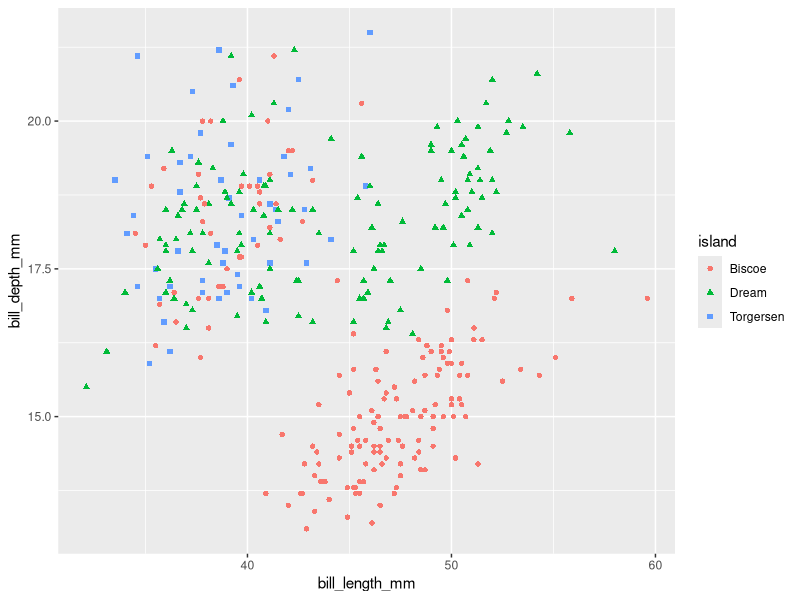
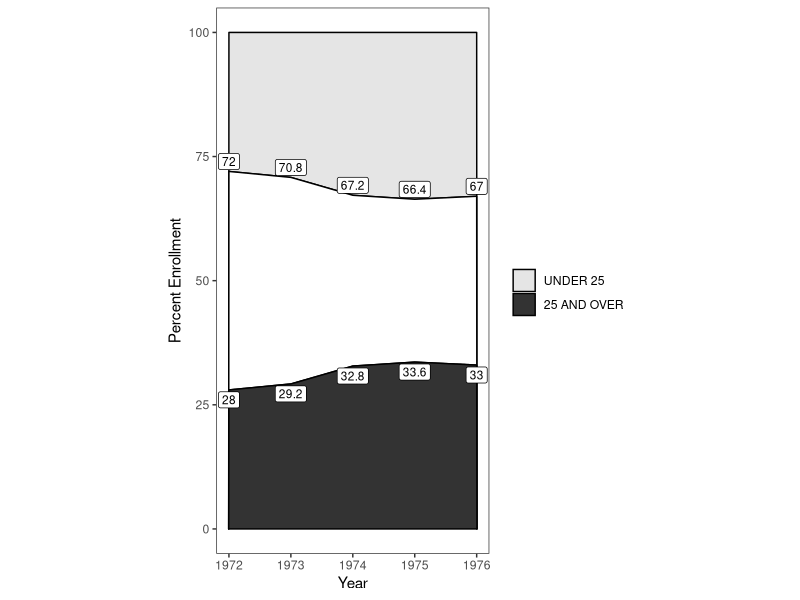
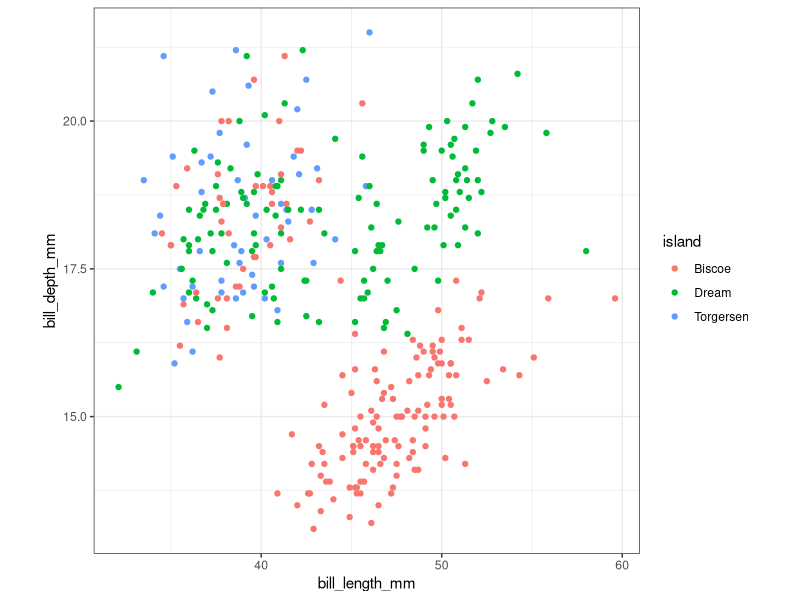
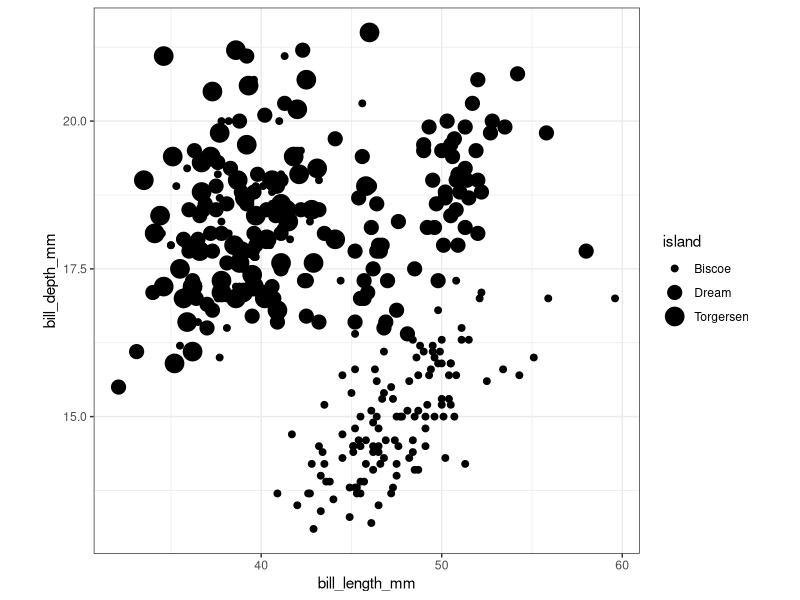
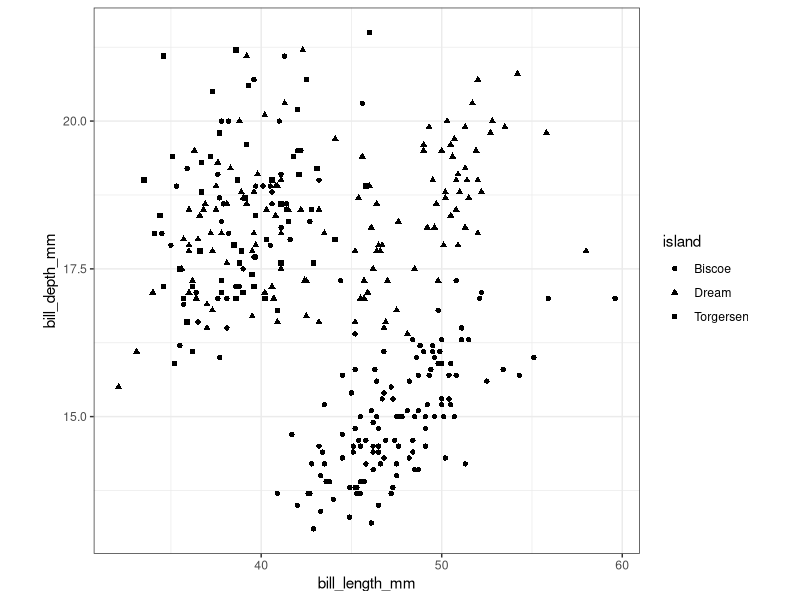
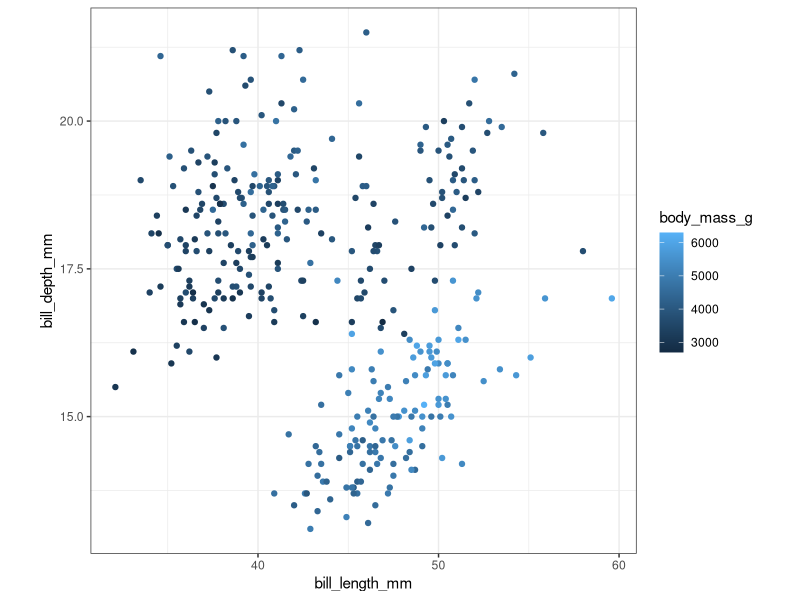
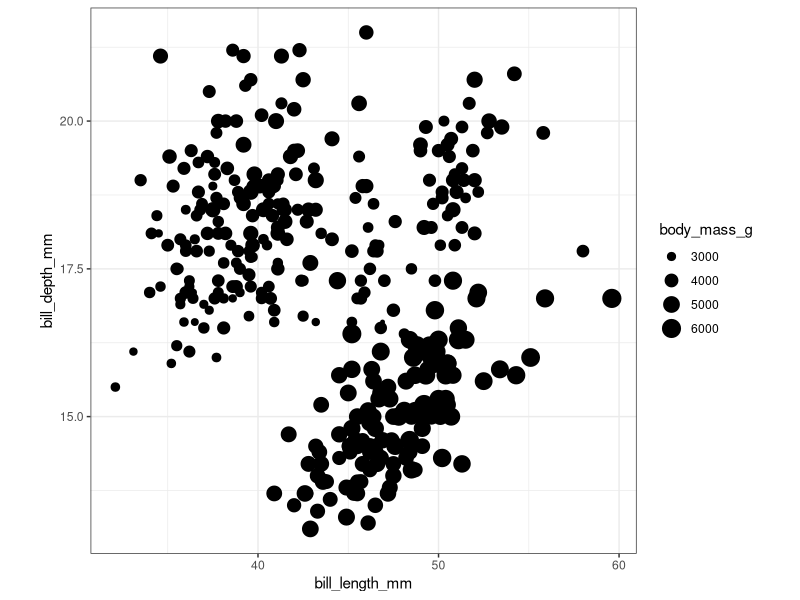
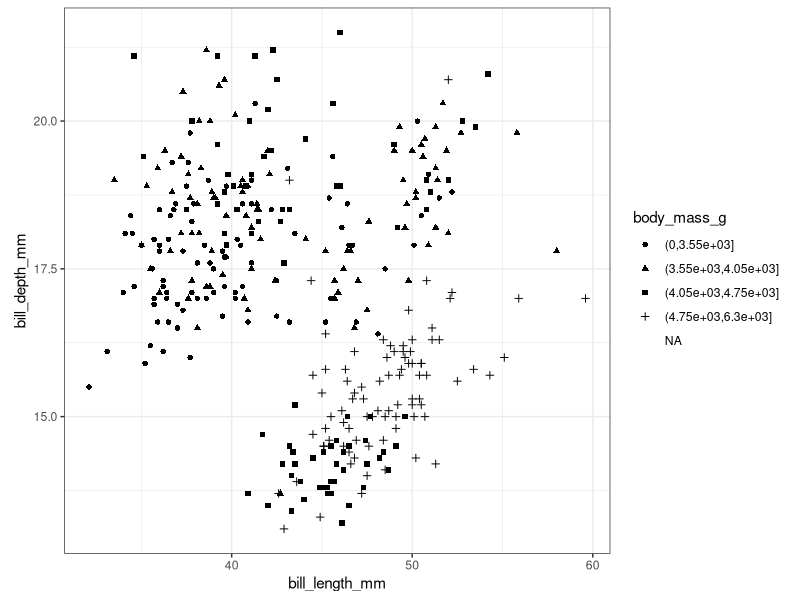

These charts were generated, in order, by the following R code: (Note: this script raises an error after producing the figures.)
## ---- chunk 1
library(tidyverse)
## ---- chunk 2
#| label: fig-quick-plot
#| fig-cap: "Example of a graphic created using the grammar of graphics."
#| echo: true
#| eval: true


library(tidyverse)
library(palmerpenguins)
ggplot(penguins, mapping = aes(x = bill_length_mm, 
                               y = bill_depth_mm, 
                               color = island, 
                               shape = island)) + 
  geom_point()
## ---- chunk 3
#| eval: true

# Use Tufte's worst chart, 2D equivalent, and an actually good representation.
year <- 1972:1976
under25 <- c(72, 70.8, 67.2, 66.4, 67.0)
over25 <- 100-under25
middle <- under25 - over25
under25plot <- 100 - (middle + over25)
label <- factor(c('25 AND OVER', 'middle', 'UNDER 25'), levels = c('25 AND OVER', 'middle', 'UNDER 25'), ordered = T)
response <- c(over25, middle, under25plot)

data.frame(year = rep(year, times = 3), label = rep(label, each = 5), response) %>% 
  # mutate(label = factor(label, levels = c('25 AND OVER', 'middle', 'UNDER 25'), ordered = T)) %>% 
ggplot(mapping = aes(x = year, y = response)) + 
  geom_area(mapping = aes(fill = forcats::fct_rev(label)), 
            color = 'black',
            outline.type = 'full') + 
  scale_fill_manual(values = c('25 AND OVER' = 'grey20',
                               'middle' = NULL,
                               'UNDER 25' = 'grey90'),
                    na.value = 'white') + 
  annotate("label", x = year, y = over25-2, label = over25, size = 3) + 
  annotate("label", x = year, y = under25+2, label = under25, size = 3) + 
  labs(x = 'Year', y = 'Percent Enrollment', fill = '') + 
  theme_bw() +
  theme(panel.grid = element_blank(),
        aspect.ratio = 2)
## ---- chunk 4
#| label: fig-gestalt
#| layout-ncol: 3
#| fig-cap: "Examples of color, size, and shape for scatterplots of the penguins dataset [@penguins]."
#| fig-subcap: 
#|   - "Color mapped to categorical variable."
#|   - "Size mapped to categorical variable."
#|   - "Shape mapped to categorical variable."
#|   - "Color mapped to continuous variable."
#|   - "Size mapped to continuous variable."
#|   - "Shape mapped to continuous variable."


theme_set(theme_bw())
library(palmerpenguins)
penguins %>% 
  ggplot(mapping = aes(x = bill_length_mm, y = bill_depth_mm, color = island)) + 
  geom_point() + 
  theme(aspect.ratio = 1)

penguins %>% 
  ggplot(mapping = aes(x = bill_length_mm, y = bill_depth_mm, size = island)) + 
  geom_point() + 
  theme(aspect.ratio = 1)

penguins %>% 
  ggplot(mapping = aes(x = bill_length_mm, y = bill_depth_mm, shape = island)) + 
  geom_point() + 
  theme(aspect.ratio = 1)

penguins %>% 
  ggplot(mapping = aes(x = bill_length_mm, y = bill_depth_mm, color = body_mass_g)) + 
  geom_point() + 
  theme(aspect.ratio = 1)

penguins %>% 
  ggplot(mapping = aes(x = bill_length_mm, y = bill_depth_mm, size = body_mass_g)) + 
  geom_point() + 
  theme(aspect.ratio = 1)

penguins %>% 
  mutate(body_mass_g = cut(body_mass_g, breaks = c(0, 3550, 4050, 4750, 6300))) %>% 
  ggplot(mapping = aes(x = bill_length_mm, y = bill_depth_mm, shape = body_mass_g)) + 
  geom_point() + 
  theme(aspect.ratio = 1) 
## ---- chunk 5
#| label: fig-heatmap2d
#| fig-cap: "Heat maps created from with data from (XXX). The 2D heat map represents the percentage of high school graduates using a gradient color scale, whereas the 3D heat map uses height."
#| fig-subcap:
#| - "2D heat map"
#| - "3D heat map"
#| layout-nrow: 2


expand_grid(status = factor(c('High', 'Middle', 'Low'), ordered = T, levels = c('High', 'Middle', 'Low')),
            ability = factor(c('High', 'Middle', 'Low'), ordered = T, levels = c('Low', 'Middle', 'High'))) %>% 
  mutate(percent = c(81.2, 56.8, 31.4,
                     56.3, 31.8, 14.1,
                     47.2, 19.8, 8.7)) %>% 
  ggplot(mapping = aes(x = status, y = ability,
                       fill = percent)) + 
  geom_tile() + 
  geom_label(aes(label = glue::glue('{percent}%')),
             size = 3) + 
  labs(x = 'Socioeconomic status', y = 'Ability level', 
       fill = 'Participants as a percent\nof high school graduates', 
       title = 'Participation in Postsecondary Education of the\nHigh School Class of 1972: Fall 1974',
       subtitle = 'White') + 
  scale_y_discrete() +
  scale_fill_gradient(low = 'grey90', high = 'forestgreen', limits = c(0, 100), breaks = c(0,20,40,60,80,100)) + 
  theme(plot.title = element_text(hjust = 0.5),
        plot.subtitle = element_text(hjust = 0.5),
        aspect.ratio = 1)

knitr::include_graphics('images/heatmap3d.png')
## ---- chunk 6
#| label: fig-ratios
#| fig-cap: "Ratios used by several studies"
#| layout-ncol: 2
#| fig-subcap:
#| - "C&M"
#| - "Croxton"
#| - "Zacks 1"
#| - "Zacks 3"

# Graph showing the ratios used by C&M
library(tidyverse)
cm.ratio <- (c(17.8, 26.1, 38.3, 46.4, 56.2, 68.1, 82.5)/100)
croxton1932.ratio <- c(2, 12.5, 16.67, 25, 33.33, 50, 66.67, 70, 90)/100
zacks1 <- c(20, 40, 60, 80, 100)/100
zacks3 <- seq(1, 99, by = 7)/100

ggplot(mapping = aes(x = 1:length(cm.ratio), y = cm.ratio)) + 
  geom_col() + 
  geom_text(aes(label = cm.ratio, y = cm.ratio + 0.05)) + 
  labs(title = "C&M 1984") + 
  theme(aspect.ratio = 1/2)

ggplot(mapping = aes(x = 1:length(croxton1932.ratio), y = croxton1932.ratio)) + 
  geom_col() + 
  geom_text(aes(label = croxton1932.ratio, y = croxton1932.ratio + 0.05)) + 
  labs(title = "Croxton 1932") + 
  theme(aspect.ratio = 1/2)

ggplot(mapping = aes(x = 1:length(zacks1), y = zacks1)) + 
  geom_col() + 
  geom_text(aes(label = zacks1, y = zacks1 + 0.05)) + 
  labs(title = "Zacks Experiment 1") + 
  theme(aspect.ratio = 1/2)

ggplot(mapping = aes(x = 1:length(zacks3), y = zacks3)) + 
  geom_col() + 
  geom_text(aes(label = zacks3, y = zacks3 + 0.05)) + 
  labs(title = "Zacks Experiment 3") + 
  theme(aspect.ratio = 1/2)
